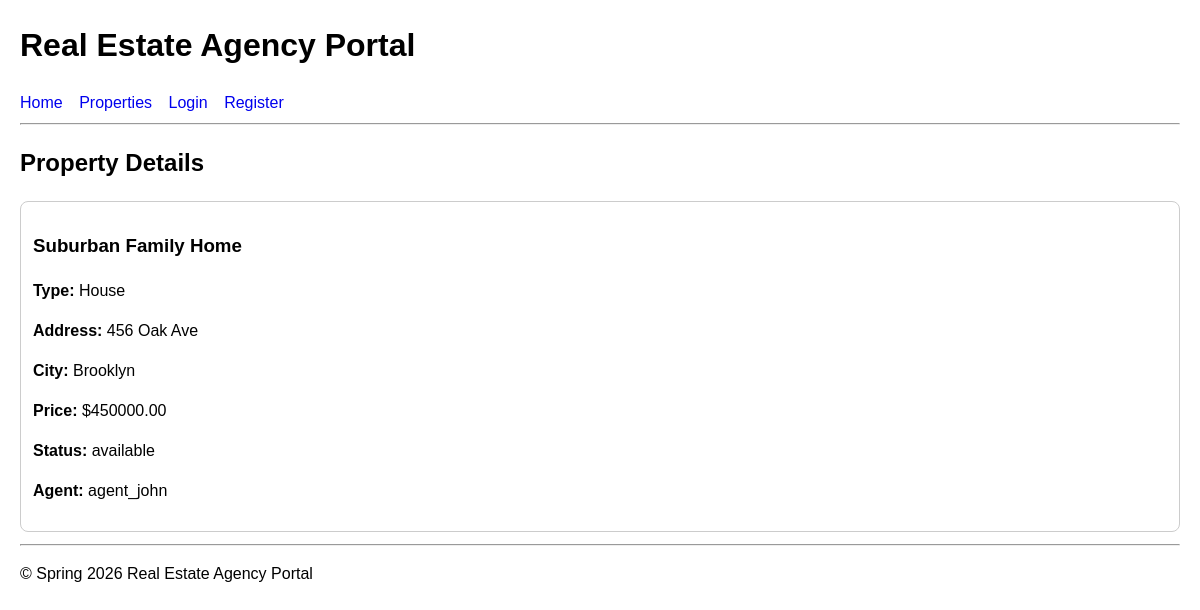
The app's page /property_details.php?id=2 with its own data.
### tables this page shows
CREATE TABLE Properties (
    propertyId INT NOT NULL AUTO_INCREMENT,
    title VARCHAR(100) NOT NULL,
    propertyType VARCHAR(50) NOT NULL,
    address VARCHAR(200) NOT NULL,
    city VARCHAR(100) NOT NULL,
    price DECIMAL(12,2) NOT NULL,
    status ENUM('available', 'sold', 'rented') NOT NULL DEFAULT 'available',
    agentId INT NOT NULL,
    PRIMARY KEY (propertyId),
    FOREIGN KEY (agentId) REFERENCES Users(userId)
);

CREATE TABLE Users (
    userId INT NOT NULL AUTO_INCREMENT,
    userName VARCHAR(50) NOT NULL UNIQUE,
    contactInfo VARCHAR(200),
    passwordHash VARCHAR(255) NOT NULL,
    userType ENUM('agent', 'buyer', 'renter') NOT NULL,
    PRIMARY KEY (userId)
);

### RealEstateDatabase.php (called while the page is built, shortened)
<?php
require_once __DIR__ . '/Database.php';
class RealEstateDatabase {
    private PDO $conn;
    public function __construct() {
        $database = new Database();
        $this->conn = $database->connect();
    }
    public function getPropertyById(int $propertyId) {
        $sql = "SELECT p.*, u.userName AS agentName
                FROM Properties p
                JOIN Users u ON p.agentId = u.userId
                WHERE p.propertyId = :propertyId";
        $stmt = $this->conn->prepare($sql);
        $stmt->execute([':propertyId' => $propertyId]);
        return $stmt->fetch();
    }
}
?>

### Database.php (called while the page is built, shortened)
<?php
class Database {
    private ?PDO $conn = null;
    public function connect(): PDO {
        if ($this->conn === null) {
            try {
                $dsn = "mysql:host=" . DB_HOST . ";dbname=" . DB_NAME . ";charset=utf8mb4";
                $this->conn = new PDO($dsn, DB_USER, DB_PASS, [
                    PDO::ATTR_ERRMODE => PDO::ERRMODE_EXCEPTION,
                    PDO::ATTR_DEFAULT_FETCH_MODE => PDO::FETCH_ASSOC
                ]);
            } catch (PDOException $e) {
                die("Database connection failed: " . $e->getMessage());
            }
        }
        return $this->conn;
    }
}
?>

### property_details.php (the view, shortened to what this page needs)
<?php
require_once 'classes/RealEstateDatabase.php';
$db = new RealEstateDatabase();
$propertyId = isset($_GET['id']) ? (int)$_GET['id'] : 0;
$property = $db->getPropertyById($propertyId);
?>
<?php include 'includes/header.php'; ?>
<h2>Property Details</h2>
<?php if (!$property): ?>
    <p class="error">Property not found.</p>
<?php else: ?>
    <div class="card">
        <h3><?= htmlspecialchars($property['title']) ?></h3>
        <p><strong>Type:</strong> <?= htmlspecialchars($property['propertyType']) ?></p>
        <p><strong>Address:</strong> <?= htmlspecialchars($property['address']) ?></p>
        <p><strong>City:</strong> <?= htmlspecialchars($property['city']) ?></p>
        <p><strong>Price:</strong> $<?= htmlspecialchars($property['price']) ?></p>
        <p><strong>Status:</strong> <?= htmlspecialchars($property['status']) ?></p>
        <p><strong>Agent:</strong> <?= htmlspecialchars($property['agentName']) ?></p>
    </div>
<?php endif; ?>
<?php include 'includes/footer.php'; ?>

### style.css (style rules this page uses)
body { font-family: Arial, sans-serif; margin: 20px; line-height: 1.5; }
.card { border: 1px solid #ccc; padding: 12px; margin-bottom: 12px; border-radius: 8px; }

### records on screen
properties: title "Suburban Family Home", propertyType "House", address "456 Oak Ave", city "Brooklyn", price "450000.00", status "available", agentId.userName "agent_john"
